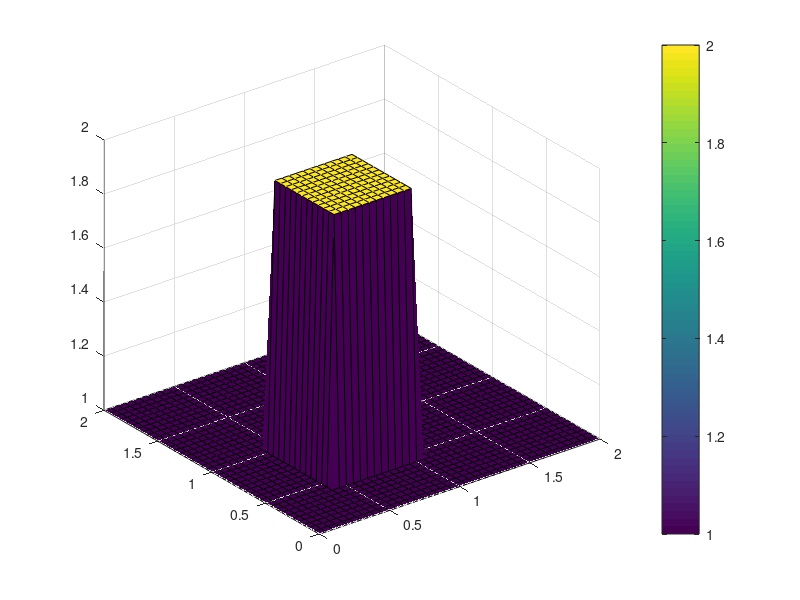

Source code (MATLAB): (Note: this script raises an error after producing the figure.)
%% This program is for solving the 2D coupled burgers' equation
%% A Matlab code written by and developed by HUSSEIN A. H. Muhammed. March 2023.
%% B.Sc. and M.Sc. (Honuors) degree in geophysics, 2010-2022.

%coupled BE : 
% du/dt + u(du/dx) + v(du/dy) = v[(d^2u/dx^2)+(d^2u/dy^2)]
% dv/dt + u(dv/dx) + v(dv/dy) = v[(d^2u/dx^2)+(d^2u/dy^2)]

clear;

%% Set equation variables and parameters
nx = 41;
ny = 41;
nt = 120;
c = 0.1;
dx = 2/(nx-1);
dy = 2/(ny-1);
sigma = 0.009;
nu = 0.001;
dt = sigma*dx*dy/nu;


%% create the computational domain
x = linspace(0,2,nx);
y = linspace(0,2,ny);

%% create the viscosity and velocity matrices
u= ones(ny,nx);
v= ones(ny,nx);
un=u;
vn=v;
comb=ones(ny,nx);

%% intial conditions

u(0.5/dy:1/dy+1, 0.5/dx:1/dx+1) = 2;
u(0.5/dy:1/dy+1, 0.5/dx:1/dx+1) = 2;


[X,Y] = meshgrid(x,y);
% surf(x,y,u)    % to test if the mesh metrices are generated

%% Finite-differnce spatial & temporal discritization loop

for n=1:nt+1
    un = u;
    vn = v;
    for i = 2:(ny-1)
        for j = 2:(nx-1)
        u(1,j) = u(i,j) - (dt/dx) * u(i,j)*(u(i,j) - u(i-1,j)) - (dt/dy) * v(i,j) * (u(i,j)-u(i,j-1)) + (nu+dt/dx^2) * (u(i-1,j)-2*u(i,j)...
            +u(i-1,j)+(nu*dt/dy^2)*u(i,j+1)-2*u(i,j)+u(i,j-1));
        v(1,j) = v(i,j) - (dt/dx) * u(i,j)*(v(i,j) - v(i-1,j)) - (dt/dy) * v(i,j) * (v(i,j)-v(i,j-1)) + (nu+dt/dx^2) * (v(i-1,j)-2*v(i,j)...
            +v(i-1,j)+(nu*dt/dy^2)*v(i,j+1)-2*v(i,j)+v(i,j-1));

        %boundary conditions

        u(1:ny,1)=1;
        u(1,1:nx)=1;
        u(1:nx,ny)=1;
        u(ny, 1:nx)=1;
        v(1:ny,1)=1;
        v(1,1:nx)=1;
        v(1:nx,ny)=1;
        v(ny, 1:nx)=1;
        end

    end
    surf(x,y,u);
    colorbar; 
    c = colorbar;
    c.Label.String = 'Velocity Field (unit/sec.)';
    set(gca, 'ydir', 'norm');
    title('Coupled2DBurgerEquation');
    pause(0.1);


end

